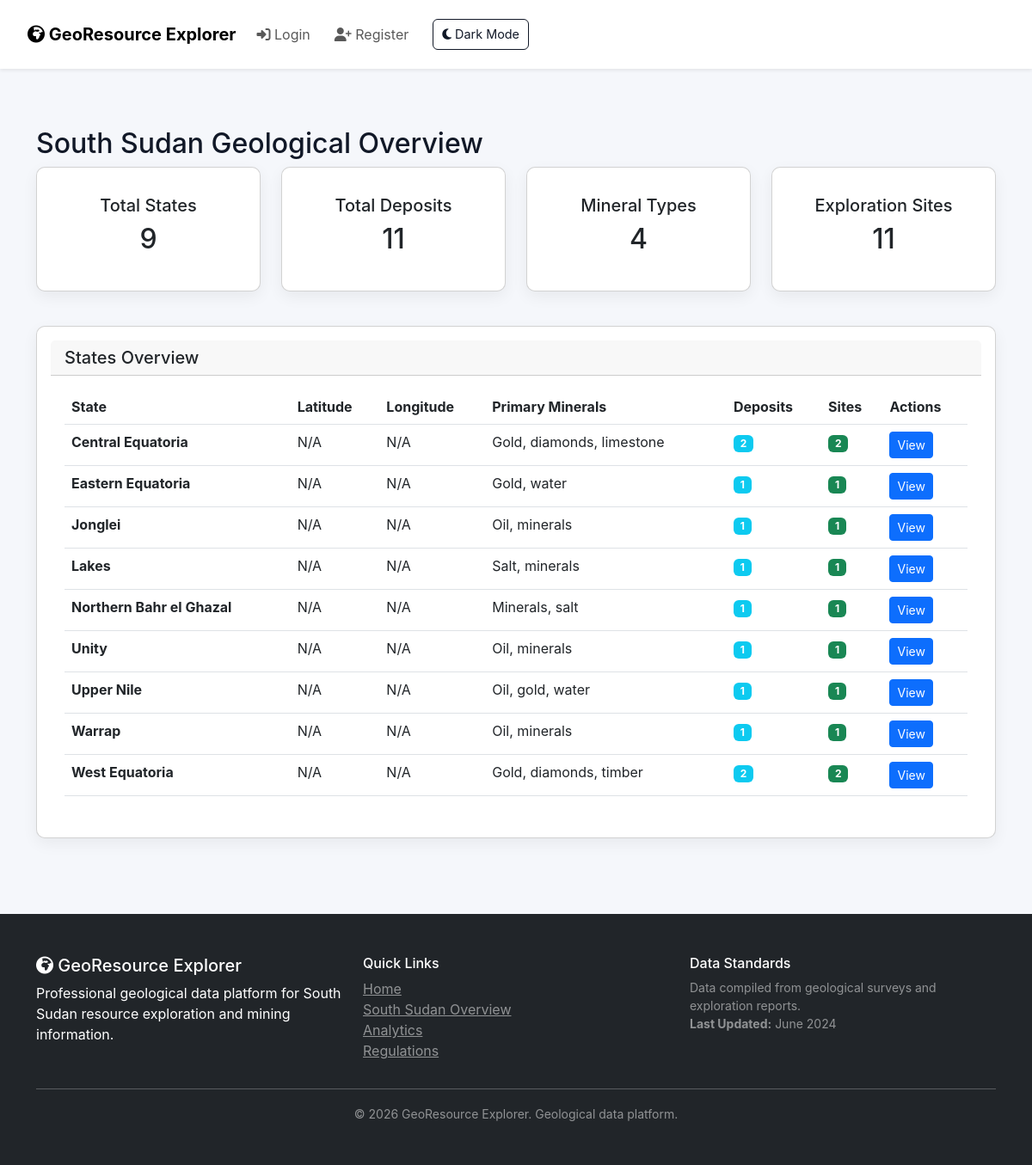
The page /sudan on the database its author committed.
### tables this page shows
CREATE TABLE ss_states (
                id INTEGER PRIMARY KEY AUTOINCREMENT,
                name TEXT UNIQUE NOT NULL,
                capital TEXT,
                area_km2 REAL,
                population INTEGER,
                primary_minerals TEXT,
                geological_description TEXT,
                latitude REAL,
                longitude REAL
            );

### app/professional.py (the view)
    @app.route("/sudan")
    def sudan_overview():
        db = get_db()
        states = db.execute("""
            SELECT s.*,
                   COUNT(DISTINCT e.id) as site_count,
                   COUNT(DISTINCT d.id) as deposit_count
            FROM ss_states s
            LEFT JOIN ss_exploration_sites e ON s.id = e.state_id
            LEFT JOIN deposits d ON e.deposit_id = d.id
            GROUP BY s.id
            ORDER BY s.name
        """).fetchall()
        states = [dict(s) for s in states]
        stats = db.execute("""
            SELECT
                COUNT(DISTINCT s.id) as total_states,
                COUNT(DISTINCT d.id) as total_deposits,
                COUNT(DISTINCT d.mineral_type_id) as mineral_types,
                COUNT(DISTINCT e.id) as exploration_sites
            FROM ss_states s
            LEFT JOIN ss_exploration_sites e ON s.id = e.state_id
            LEFT JOIN deposits d ON e.deposit_id = d.id
        """).fetchone()
        stats = dict(stats) if stats else {}
        return render_template("sudan.html", states=states, stats=stats)

### app/__init__.py (called while the page is built)
def create_app():
    instance_path = os.path.dirname(os.path.dirname(__file__))
    app = Flask(__name__,
                template_folder=os.path.join(instance_path, 'templates'),
                static_folder=os.path.join(instance_path, 'static'))
    app.secret_key = "your_secret_key_here"
    @app.context_processor
    def inject_admin():
        return dict(is_admin=is_admin())
    from .routes import register_routes
    register_routes(app)
    return app

### app/db.py (called while the page is built)
def get_db():
    db_path = os.path.join(os.path.dirname(os.path.dirname(__file__)), 'minerals.db')
    conn = sqlite3.connect(db_path, check_same_thread=False)
    conn.row_factory = sqlite3.Row
    return conn

### app/utils.py (called while the page is built, shortened)
def is_admin():
    if "user_id" not in session:
        return False

### templates/sudan.html (shortened to what this page needs)
{% extends "layout.html" %}
{% block content %}
<div class="container mt-4">
    <h2>South Sudan Geological Overview</h2>
    {% if stats %}
    <div class="row mb-4">
        <div class="col-md-3">
            <div class="card text-center">
                <div class="card-body">
                    <h5 class="card-title">Total States</h5>
                    <h2>{{ stats.total_states }}</h2>
                </div>
            </div>
        </div>
        <div class="col-md-3">
            <div class="card text-center">
                <div class="card-body">
                    <h5 class="card-title">Total Deposits</h5>
                    <h2>{{ stats.total_deposits }}</h2>
                </div>
            </div>
        </div>
        <div class="col-md-3">
            <div class="card text-center">
                <div class="card-body">
                    <h5 class="card-title">Mineral Types</h5>
                    <h2>{{ stats.mineral_types }}</h2>
                </div>
            </div>
        </div>
        <div class="col-md-3">
            <div class="card text-center">
                <div class="card-body">
                    <h5 class="card-title">Exploration Sites</h5>
                    <h2>{{ stats.exploration_sites }}</h2>
                </div>
            </div>
        </div>
    </div>
    {% endif %}
    <div class="card">
        <div class="card-header">
            <h5 class="mb-0">States Overview</h5>
        </div>
        <div class="card-body">
            <div class="table-responsive">
                <table class="table table-hover">
                    <thead>
                        <tr>
                            <th>State</th>
                            <th>Latitude</th>
                            <th>Longitude</th>
                            <th>Primary Minerals</th>
                            <th>Deposits</th>
                            <th>Sites</th>
                            <th>Actions</th>
                        </tr>
                    </thead>
                    <tbody>
                        {% for state in states %}
                        <tr>
                            <td><strong>{{ state.name }}</strong></td>
                            <td>{{ "%.2f"|format(state.latitude) if state.latitude else 'N/A' }}</td>
                            <td>{{ "%.2f"|format(state.longitude) if state.longitude else 'N/A' }}</td>
                            <td>{{ state.primary_minerals }}</td>
                            <td><span class="badge bg-info">{{ state.deposit_count }}</span></td>
                            <td><span class="badge bg-success">{{ state.site_count }}</span></td>
                            <td>
                                <a href="/sudan/{{ state.name }}" class="btn btn-sm btn-primary">View</a>
                            </td>
                        </tr>
                        {% endfor %}
                    </tbody>
                </table>
            </div>
        </div>
    </div>
</div>
{% endblock %}

### static/style.css (style rules this page uses)
:root { --bg: #f5f7fb; --card: #ffffff; --text: #111827; --muted: #6b7280; --accent: #1565c0; --nav-text: #111827; }
* { box-sizing:border-box }
body { font-family:Inter, Arial, sans-serif; background:var(--bg); color:var(--text); margin:0 }
.card { background:var(--card);padding:16px;border-radius:10px;box-shadow:0 6px 18px rgba(2,6,23,0.06);margin-bottom:16px }
a { color: var(--accent); }

### rows shown on the page
ss_states: name "Central Equatoria", latitude "N/A", longitude "N/A", primary_minerals "Gold, diamonds, limestone", deposit_count "2", site_count "2"
ss_states: name "Eastern Equatoria", latitude "N/A", longitude "N/A", primary_minerals "Gold, water", deposit_count "1", site_count "1"
ss_states: name "Jonglei", latitude "N/A", longitude "N/A", primary_minerals "Oil, minerals", deposit_count "1", site_count "1"
ss_states: name "Lakes", latitude "N/A", longitude "N/A", primary_minerals "Salt, minerals", deposit_count "1", site_count "1"
ss_states: name "Northern Bahr el Ghazal", latitude "N/A", longitude "N/A", primary_minerals "Minerals, salt", deposit_count "1", site_count "1"
ss_states: name "Unity", latitude "N/A", longitude "N/A", primary_minerals "Oil, minerals", deposit_count "1", site_count "1"
ss_states: name "Upper Nile", latitude "N/A", longitude "N/A", primary_minerals "Oil, gold, water", deposit_count "1", site_count "1"
ss_states: name "Warrap", latitude "N/A", longitude "N/A", primary_minerals "Oil, minerals", deposit_count "1", site_count "1"
ss_states: name "West Equatoria", latitude "N/A", longitude "N/A", primary_minerals "Gold, diamonds, timber", deposit_count "2", site_count "2"

### other values the page prints
{{ stats.total_states }} "9"
{{ stats.total_deposits }} "11"
{{ stats.mineral_types }} "4"
{{ stats.exploration_sites }} "11"
